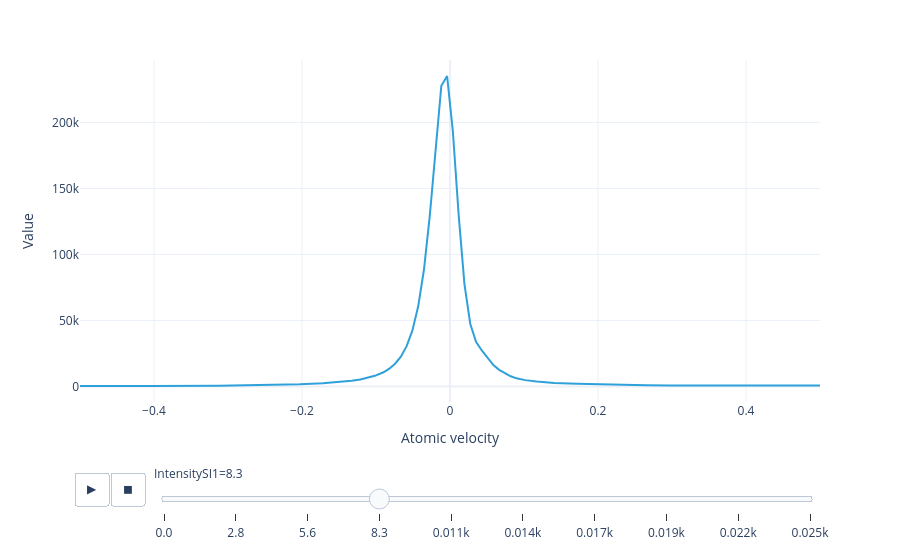

The notebook cell saved with this chart:
### Markdown cell above
Create an animation of the flux distribution as the repump intensity is varied:

### Code cell
model.flux_distribution(sol).visualize(xaxis_range=(-.5, .5))

### Figure 1 — Plotly figure (JSON) as saved in the notebook; plotly's stock layout.template omitted (floating-point values rounded to 4 significant figures)
{"data": [{"hovertemplate": "IntensitySI1=0.0<br>Atomic velocity=%{x}<br>Value=%{y}<extra></extra>", "legendgroup": "", "line": {"color": "#2fa1da", "dash": "solid"}, "marker": {"symbol": "circle"}, "mode": "lines", "name": "", "orientation": "v", "showlegend": false, "type": "scatter", "x": [-2.5, -1.75, -1.25, -0.875, -0.625, -0.4844, -0.4531, -0.4062, -0.3125, -0.2461, -0.2383, -0.2266, -0.2031, -0.1719, -0.1484, -0.1328, -0.1211, -0.1133, -0.1016, -0.08984, -0.08203, -0.07422, -0.06641, -0.05859, -0.05078, -0.04297, -0.03516, -0.02734, -0.01953, -0.01172, -0.003906, 0.003906, 0.01172, 0.01953, 0.02734, 0.03516, 0.04297, 0.05078, 0.05859, 0.06641, 0.07422, 0.08203, 0.08984, 0.1016, 0.1172, 0.1406, 0.1719, 0.2188, 0.2656, 0.2969, 0.3438, 0.4375, 0.5625, 0.6875, 0.875, 1.25, 1.75, 2.25, 2.75], "xaxis": "x", "y": [0.05891, 1.311, 10.08, 42.07, 117.2, 226.9, 266.9, 345.6, 627.9, 1062.0, 1145.0, 1280.0, 1629.0, 2363.0, 3286.0, 4250.0, 5257.0, 6170.0, 8041.0, 10720.0, 13470.0, 17230.0, 22610.0, 30510.0, 42430.0, 60710.0, 88600.0, 129300.0, 181200.0, 227800.0, 235200.0, 192900.0, 129800.0, 77540.0, 47550.0, 33880.0, 27270.0, 21510.0, 16180.0, 12550.0, 9886.0, 7684.0, 6143.0, 4788.0, 3770.0, 2706.0, 2064.0, 1343.0, 906.1, 714.9, 518.0, 297.0, 158.9, 91.43, 42.73, 10.19, 1.321, 0.1276, 0.008516], "yaxis": "y"}], "layout": {"legend": {"title": {}, "tracegroupgap": 0}, "margin": {"t": 60}, "sliders": [{"active": 3, "currentvalue": {"prefix": "IntensitySI1="}, "len": 0.9, "pad": {"b": 10, "t": 60}, "steps": [{"args": [["0.0"], {"frame": {"duration": 0, "redraw": false}, "fromcurrent": true, "mode": "immediate", "transition": {"duration": 0, "easing": "linear"}}], "label": "0.0", "method": "animate"}, {"args": [["2.7777777777777777"], {"frame": {"duration": 0, "redraw": false}, "fromcurrent": true, "mode": "immediate", "transition": {"duration": 0, "easing": "linear"}}], "label": "2.8", "method": "animate"}, {"args": [["5.555555555555555"], {"frame": {"duration": 0, "redraw": false}, "fromcurrent": true, "mode": "immediate", "transition": {"duration": 0, "easing": "linear"}}], "label": "5.6", "method": "animate"}, {"args": [["8.333333333333332"], {"frame": {"duration": 0, "redraw": false}, "fromcurrent": true, "mode": "immediate", "transition": {"duration": 0, "easing": "linear"}}], "label": "8.3", "method": "animate"}, {"args": [["11.11111111111111"], {"frame": {"duration": 0, "redraw": false}, "fromcurrent": true, "mode": "immediate", "transition": {"duration": 0, "easing": "linear"}}], "label": "0.011k", "method": "animate"}, {"args": [["13.88888888888889"], {"frame": {"duration": 0, "redraw": false}, "fromcurrent": true, "mode": "immediate", "transition": {"duration": 0, "easing": "linear"}}], "label": "0.014k", "method": "animate"}, {"args": [["16.666666666666664"], {"frame": {"duration": 0, "redraw": false}, "fromcurrent": true, "mode": "immediate", "transition": {"duration": 0, "easing": "linear"}}], "label": "0.017k", "method": "animate"}, {"args": [["19.444444444444443"], {"frame": {"duration": 0, "redraw": false}, "fromcurrent": true, "mode": "immediate", "transition": {"duration": 0, "easing": "linear"}}], "label": "0.019k", "method": "animate"}, {"args": [["22.22222222222222"], {"frame": {"duration": 0, "redraw": false}, "fromcurrent": true, "mode": "immediate", "transition": {"duration": 0, "easing": "linear"}}], "label": "0.022k", "method": "animate"}, {"args": [["25.0"], {"frame": {"duration": 0, "redraw": false}, "fromcurrent": true, "mode": "immediate", "transition": {"duration": 0, "easing": "linear"}}], "label": "0.025k", "method": "animate"}], "x": 0.1, "xanchor": "left", "y": 0, "yanchor": "top"}], "updatemenus": [{"buttons": [{"args": [null, {"frame": {"duration": 300, "redraw": false}, "fromcurrent": true, "mode": "immediate", "transition": {"duration": 0, "easing": "linear"}}], "label": "&#9654;", "method": "animate"}, {"args": [[null], {"frame": {"duration": 0, "redraw": false}, "fromcurrent": true, "mode": "immediate", "transition": {"duration": 0, "easing": "linear"}}], "label": "&#9724;", "method": "animate"}], "direction": "left", "pad": {"r": 10, "t": 70}, "showactive": false, "type": "buttons", "x": 0.1, "xanchor": "right", "y": 0, "yanchor": "top"}], "xaxis": {"anchor": "y", "domain": [0, 1], "range": [-0.5, 0.5], "title": {"text": "Atomic velocity"}}, "yaxis": {"anchor": "x", "domain": [0, 1], "range": [-11780.0, 247300.0], "title": {"text": "Value"}}}}
